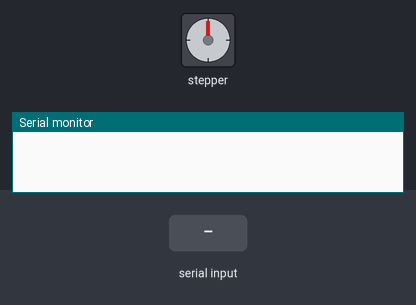
Bench run of a sketch on a simulated Arduino Uno, built with avr-gcc and run on an emulated ATmega328P. Parts: stepper motor, the last lines printed to the serial monitor. Wiring (inferred from the names in the program): stepper motor driver (180 steps per turn assumed): step pin 3; direction pin 2. The test bench sets the inputs (shaded band).

Above: at 1.2 s.
1.3 s: "C" received over Serial
At 2.4 s:
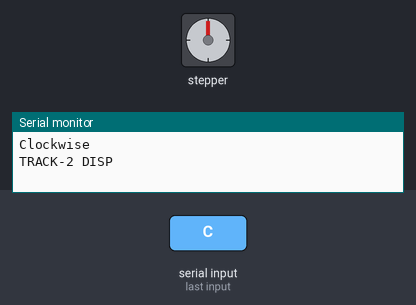
2.8 s: "A" received over Serial
At 3.7 s:
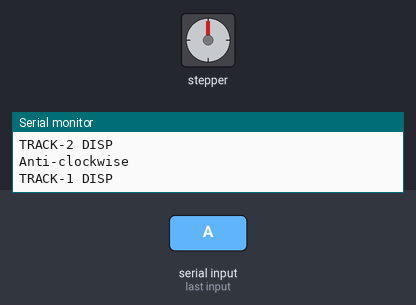
Timing chart, 0 to 5.8 s (numbered marks = the images above; inputs shaded):
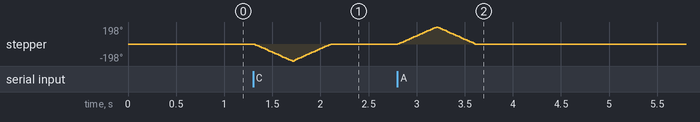

The sketch:

Stepper.ino
```cpp
// Connections to A4988
const int dirPin = 2;  // Direction
const int stepPin = 3; // Step
String readString;
char Split;
char c;
// Motor steps per rotation
int STEPS_PER_REV ;
const int STEPS_PER_REV1 = 180;
const int STEPS_PER_STP =0;
char data;
void setup() {

  // Setup the pins as Outputs
  pinMode(stepPin,OUTPUT);
  pinMode(dirPin,OUTPUT);
  Serial.begin(9600);


}
void loop() {
  while (Serial.available()) {
    delay(3);  //delay to allow buffer to fill
    if (Serial.available() >0) {

      c = Serial.read();  //gets one byte from serial buffer
      readString += c; //makes the string readString
    }
  }

  if (readString.length() >0) {


    switch(c)
    {

      case 'C':
        Anti_clock();
        break;

      case 'A':
        Clock_wise();
        break;

        // Pause for one second
        delay(1000);
      default:
        if((c!='C')||(c!='A'))
        {
          Serial.println("COM ERROR");
        }
        break;
    }
    readString="";
  }


}
void Clock_wise()
{

  STEPS_PER_REV=100;
  digitalWrite(dirPin,HIGH);
  Serial.println("Anti-clockwise");
  Serial.println("TRACK-1 DISP");
  // Spin motor one rotation slowly
  for(int x = 0; x < STEPS_PER_REV; x++) {
    digitalWrite(stepPin,HIGH);
    delayMicroseconds(2000);
    digitalWrite(stepPin,LOW);
    delayMicroseconds(2000);
  }
  digitalWrite(dirPin,LOW);
  for(int x = 0; x < STEPS_PER_REV; x++) {
    digitalWrite(stepPin,HIGH);
    delayMicroseconds(2000);
    digitalWrite(stepPin,LOW);
    delayMicroseconds(2000);
  }
}
void Anti_clock()
{
  STEPS_PER_REV=100;
  digitalWrite(dirPin,LOW);
  Serial.println("Clockwise");
  Serial.println("TRACK-2 DISP");
  // Spin motor one rotation slowly
  for(int x = 0; x < STEPS_PER_REV; x++) {
    digitalWrite(stepPin,HIGH);
    delayMicroseconds(2000);
    digitalWrite(stepPin,LOW);
    delayMicroseconds(2000);
  }
  digitalWrite(dirPin,HIGH);
  for(int x = 0; x < STEPS_PER_REV; x++) {
    digitalWrite(stepPin,HIGH);
    delayMicroseconds(2000);
    digitalWrite(stepPin,LOW);
    delayMicroseconds(2000);
  }

}
```

Measured:
- after the input at 1.3 s, stepper: turns 198° counter-clockwise in 0.40 s, then 198° clockwise in 0.38 s
- after the input at 2.8 s, stepper: turns 198° clockwise in 0.40 s, then 198° counter-clockwise in 0.38 s
